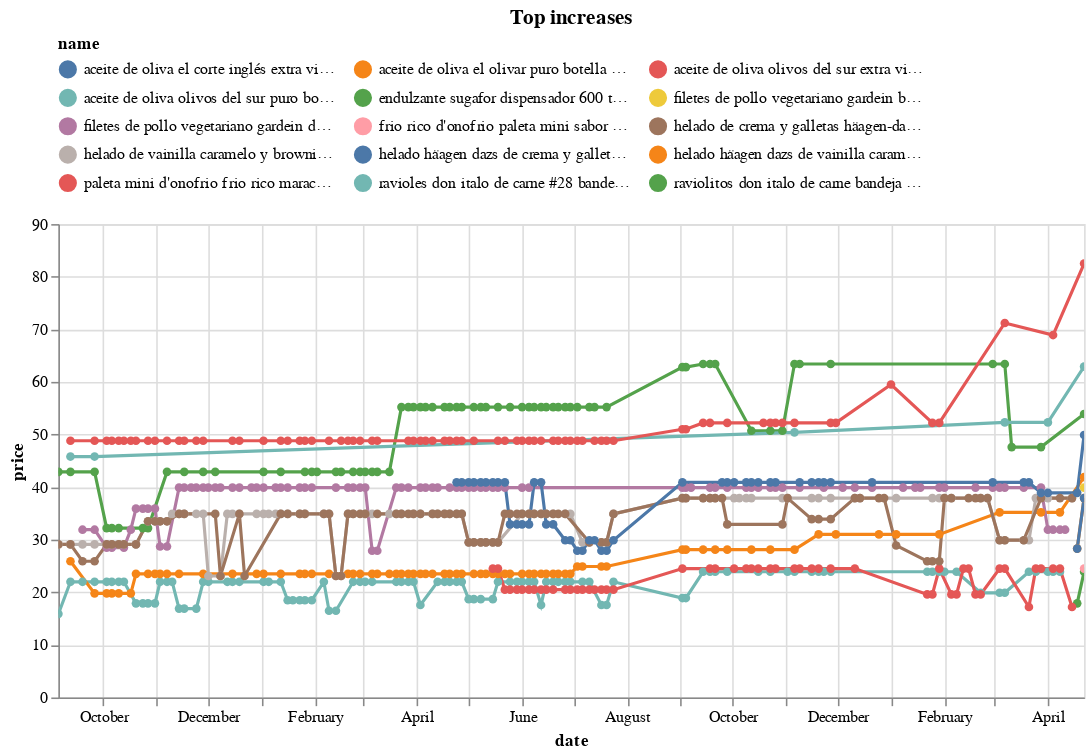

Notebook source saved alongside this figure:
### Code cell
(top_changes_abs
 .sort_values('change')
 .tail(10)
 .pipe(plot_changes, 'Top increases')
)

### Figure 1 — Vega-Lite specification as saved in the notebook (floating-point values rounded to 4 significant figures; data arrays with more than 128 entries replaced by an {"elided": "..."} marker saying what was removed)
{"config": {"view": {"continuousWidth": 300, "continuousHeight": 300}, "legend": {"columns": 3, "orient": "top"}}, "data": {"name": "data-90a2d068898eff676d8f45d38bd2a0b0"}, "mark": {"type": "line", "point": true}, "encoding": {"color": {"field": "name", "scale": {"domain": ["aceite de oliva el corte inglés extra virgen botella 1l (plaza_vea)", "aceite de oliva el olivar puro botella 500ml (plaza_vea)", "aceite de oliva olivos del sur extra virgen botella 1l (plaza_vea)", "aceite de oliva olivos del sur puro botella 1l (plaza_vea)", "endulzante sugafor dispensador 600 tabletas (plaza_vea)", "filetes de pollo vegetariano gardein bolsa 285g (plaza_vea)", "filetes de pollo vegetariano gardein doypack 285g (plaza_vea)", "frio rico d'onofrio paleta mini sabor maracuyá caja 5un (plaza_vea)", "helado de crema y galletas häagen-dazs pote 473ml (plaza_vea)", "helado de vainilla caramelo y brownie häagen-dazs pote 473ml (plaza_vea)", "helado häagen dazs de crema y galletas pote 473ml (plaza_vea)", "helado häagen dazs de vainilla caramelo y brownie pote 473ml (plaza_vea)", "paleta mini d'onofrio frio rico maracuyá caja 5un (plaza_vea)", "ravioles don italo de carne #28 bandeja 500g (plaza_vea)", "raviolitos don italo de carne bandeja 500g (plaza_vea)"]}, "type": "nominal"}, "tooltip": [{"field": "name", "type": "nominal"}, {"field": "price", "type": "quantitative"}, {"field": "last_price", "type": "quantitative"}], "x": {"field": "date", "type": "temporal"}, "y": {"field": "price", "type": "quantitative"}}, "params": [{"name": "param_11", "select": {"type": "point", "fields": ["name"]}, "bind": "legend"}, {"name": "param_12", "select": {"type": "interval", "encodings": ["x", "y"]}, "bind": "scales"}], "title": "Top increases", "transform": [{"filter": {"param": "param_11"}}], "width": 650, "$schema": "https://vega.github.io/schema/vega-lite/v5.17.0.json", "datasets": {"data-90a2d068898eff676d8f45d38bd2a0b0": {"elided": "713 records"}}}
